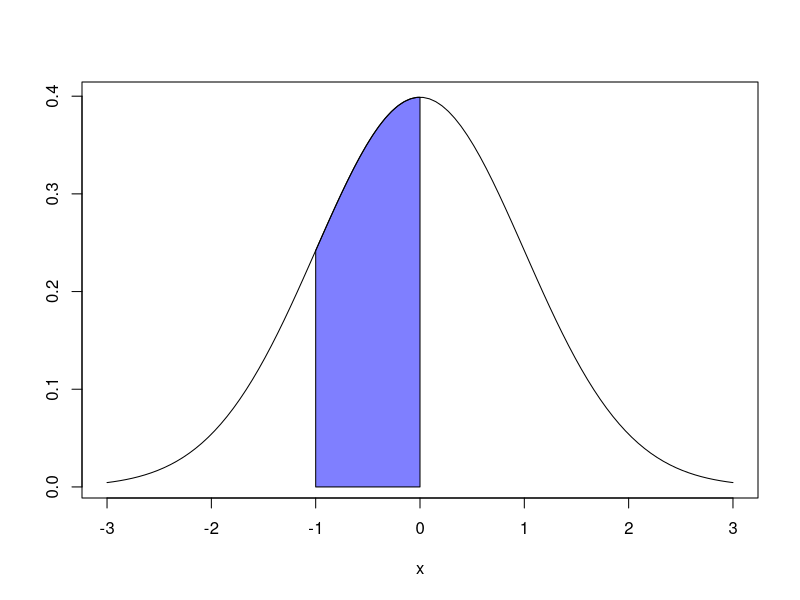
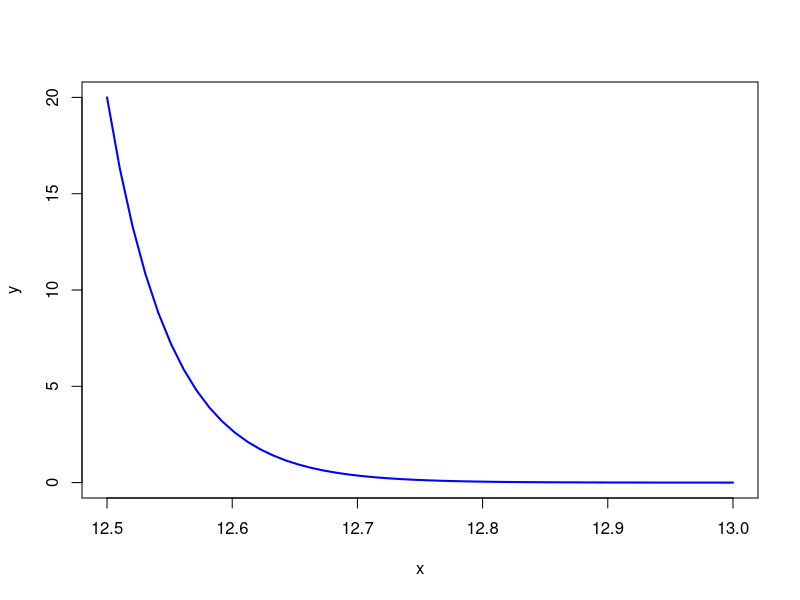
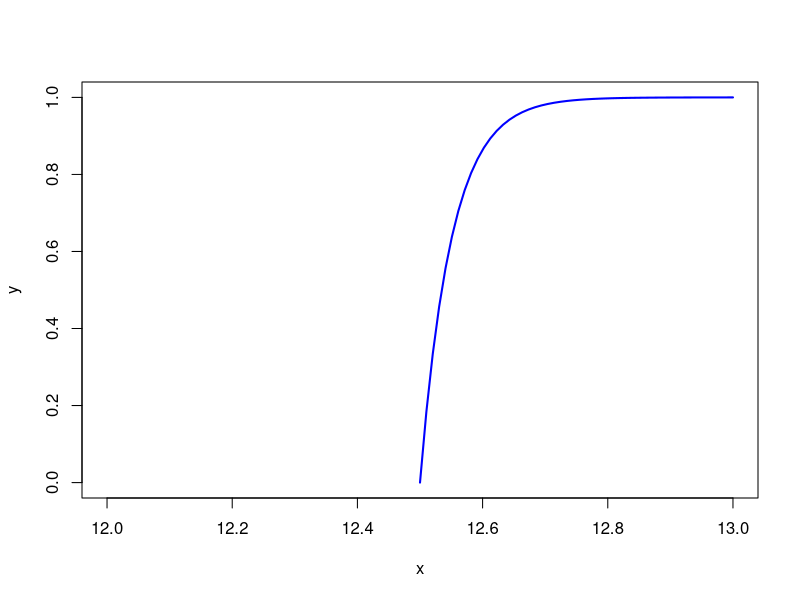
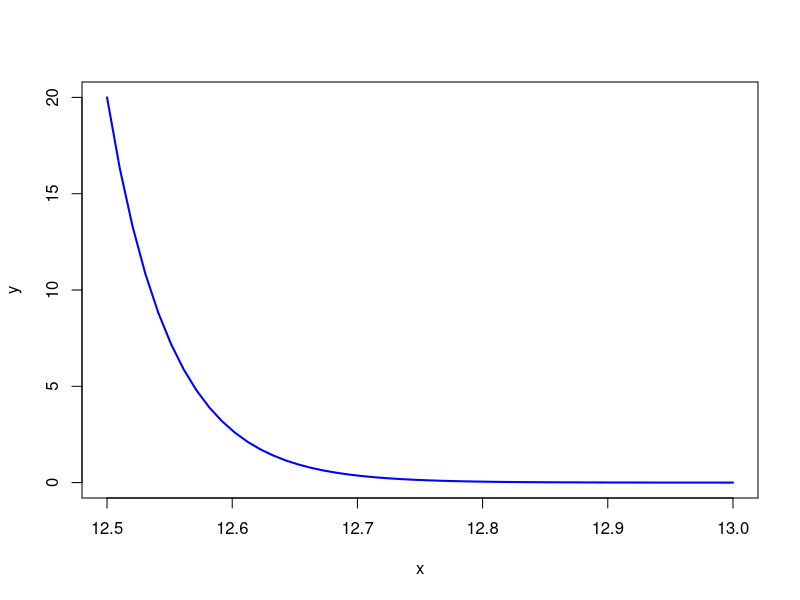

Here is the R script that generated these plots, in order: (Note: this script raises an error after producing the figures.)
## ---- chunk 1

normal_area <- function(mean = 0, sd = 1, lb, ub, acolor = "lightgray", ...) {
  x <- seq(mean - 3 * sd, mean + 3 * sd, length = 100) 
  
  if (missing(lb)) {
    lb <- min(x)
  }
  if (missing(ub)) {
    ub <- max(x)
  }
  
  x2 <- seq(lb, ub, length = 100)    
  plot(x, dnorm(x, mean, sd),lwd=2,type="n", ylab = "")
  
  y <- dnorm(x2, mean, sd)
  polygon(c(lb, x2, ub), c(0, y, 0), col = acolor)
  lines(x, dnorm(x, mean, sd), type = "l", ...)
}

normal_area(mean = 0, sd = 1, lb = -1, ub = 0,
            acolor = rgb(0, 0, 1, alpha = 0.5))



## ---- chunk 2
 x= seq(12.5,13, length =50) 
 y=20*2.71828^(-20*(x-12.5))

plot(x,y,type="lines",col="blue",lwd=2)


## ---- chunk 3



x= seq(12.5,13, length =50)
y=1-(2.71^(-20*(x-12.5)))
plot(x,y,type="lines", xlim=c(12,13),lwd=2,col="blue")

## ---- chunk 4
x= seq(12.5,13, length =50) 
y=20*2.71828^(-20*(x-12.5))

plot(x,y,type="lines",col="blue",lwd=2)

## ---- chunk 5
knitr::include_graphics("imagen/ff.png")
